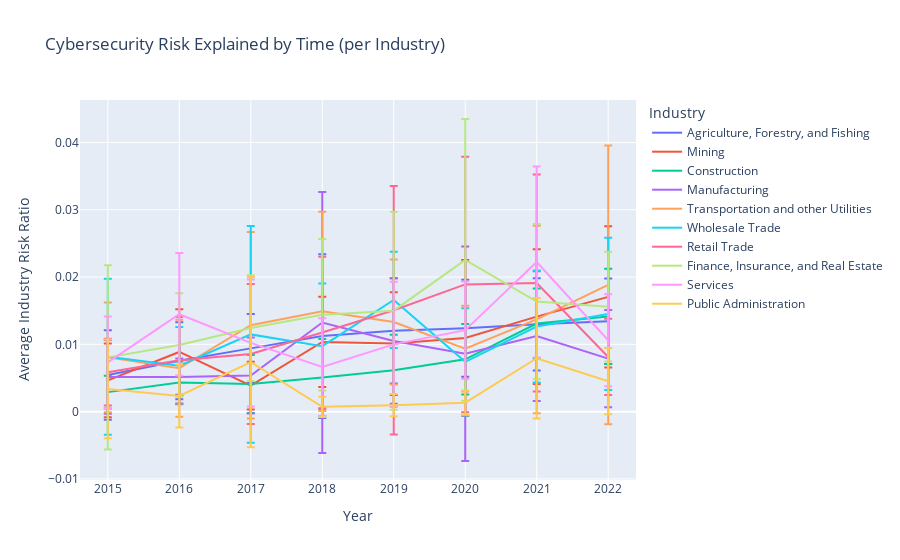

The notebook cell saved with this chart:
### Code cell
fig = px.line(
    combined_company_df,
    x = "year",
    y = "company_risk_ratio_average",
    error_y = "company_risk_ratio_std",
    color = "industry",
    title = "Cybersecurity Risk Explained by Time (per Industry)"
)

fig.update_layout(
    xaxis_title = "Year",
    yaxis_title = "Average Industry Risk Ratio",
    legend_title = "Industry",
    height = 575,
    width = 1400
)

fig.show()

### Figure 1 — Plotly figure (JSON) as saved in the notebook; plotly's stock layout.template omitted (floating-point values rounded to 4 significant figures)
{"data": [{"error_y": {"array": [0.006662, 0.005733, 0.005097, 0.01216, 0.007817, 0.007212, 0.006861, 0.006356]}, "hovertemplate": "industry=Agriculture, Forestry, and Fishing<br>year=%{x}<br>company_risk_ratio_average=%{y}<extra></extra>", "legendgroup": "Agriculture, Forestry, and Fishing", "line": {"color": "#636efa", "dash": "solid"}, "marker": {"symbol": "circle"}, "mode": "lines", "name": "Agriculture, Forestry, and Fishing", "orientation": "v", "showlegend": true, "type": "scatter", "x": [2015, 2016, 2017, 2018, 2019, 2020, 2021, 2022], "xaxis": "x", "y": [0.005447, 0.007564, 0.0094, 0.01122, 0.01201, 0.0124, 0.01298, 0.01343], "yaxis": "y"}, {"error_y": {"array": [0.005495, 0.006354, 0.003534, 0.006702, 0.00763, 0.01158, 0.01001, 0.01049]}, "hovertemplate": "industry=Mining<br>year=%{x}<br>company_risk_ratio_average=%{y}<extra></extra>", "legendgroup": "Mining", "line": {"color": "#EF553B", "dash": "solid"}, "marker": {"symbol": "circle"}, "mode": "lines", "name": "Mining", "orientation": "v", "showlegend": true, "type": "scatter", "x": [2015, 2016, 2017, 2018, 2019, 2020, 2021, 2022], "xaxis": "x", "y": [0.004646, 0.008868, 0.003865, 0.01036, 0.01012, 0.01096, 0.01412, 0.01705], "yaxis": "y"}, {"error_y": {"array": [0.00242, 0.00315, 0.004297, 0.005743, 0.005262, 0.00524, 0.005186, 0.007081]}, "hovertemplate": "industry=Construction<br>year=%{x}<br>company_risk_ratio_average=%{y}<extra></extra>", "legendgroup": "Construction", "line": {"color": "#00cc96", "dash": "solid"}, "marker": {"symbol": "circle"}, "mode": "lines", "name": "Construction", "orientation": "v", "showlegend": true, "type": "scatter", "x": [2015, 2016, 2017, 2018, 2019, 2020, 2021, 2022], "xaxis": "x", "y": [0.002899, 0.004315, 0.004105, 0.005069, 0.006147, 0.00778, 0.0131, 0.01415], "yaxis": "y"}, {"error_y": {"array": [0.005483, 0.002744, 0.00565, 0.01939, 0.009319, 0.01593, 0.009646, 0.007217]}, "hovertemplate": "industry=Manufacturing<br>year=%{x}<br>company_risk_ratio_average=%{y}<extra></extra>", "legendgroup": "Manufacturing", "line": {"color": "#ab63fa", "dash": "solid"}, "marker": {"symbol": "circle"}, "mode": "lines", "name": "Manufacturing", "orientation": "v", "showlegend": true, "type": "scatter", "x": [2015, 2016, 2017, 2018, 2019, 2020, 2021, 2022], "xaxis": "x", "y": [0.005155, 0.005154, 0.005356, 0.01325, 0.01049, 0.008596, 0.01122, 0.007874], "yaxis": "y"}, {"error_y": {"array": [0.008139, 0.00721, 0.01385, 0.0148, 0.009299, 0.00639, 0.01392, 0.02071]}, "hovertemplate": "industry=Transportation and other Utilities<br>year=%{x}<br>company_risk_ratio_average=%{y}<extra></extra>", "legendgroup": "Transportation and other Utilities", "line": {"color": "#FFA15A", "dash": "solid"}, "marker": {"symbol": "circle"}, "mode": "lines", "name": "Transportation and other Utilities", "orientation": "v", "showlegend": true, "type": "scatter", "x": [2015, 2016, 2017, 2018, 2019, 2020, 2021, 2022], "xaxis": "x", "y": [0.008062, 0.006441, 0.01285, 0.01491, 0.01331, 0.009364, 0.0137, 0.01884], "yaxis": "y"}, {"error_y": {"array": [0.0116, 0.005738, 0.01611, 0.00932, 0.007164, 0.007965, 0.008316, 0.01131]}, "hovertemplate": "industry=Wholesale Trade<br>year=%{x}<br>company_risk_ratio_average=%{y}<extra></extra>", "legendgroup": "Wholesale Trade", "line": {"color": "#19d3f3", "dash": "solid"}, "marker": {"symbol": "circle"}, "mode": "lines", "name": "Wholesale Trade", "orientation": "v", "showlegend": true, "type": "scatter", "x": [2015, 2016, 2017, 2018, 2019, 2020, 2021, 2022], "xaxis": "x", "y": [0.00815, 0.006827, 0.01148, 0.009727, 0.0166, 0.007406, 0.01264, 0.01452], "yaxis": "y"}, {"error_y": {"array": [0.004972, 0.006433, 0.0104, 0.01125, 0.01846, 0.01899, 0.01613, 0.005666]}, "hovertemplate": "industry=Retail Trade<br>year=%{x}<br>company_risk_ratio_average=%{y}<extra></extra>", "legendgroup": "Retail Trade", "line": {"color": "#FF6692", "dash": "solid"}, "marker": {"symbol": "circle"}, "mode": "lines", "name": "Retail Trade", "orientation": "v", "showlegend": true, "type": "scatter", "x": [2015, 2016, 2017, 2018, 2019, 2020, 2021, 2022], "xaxis": "x", "y": [0.005869, 0.007623, 0.008563, 0.01175, 0.01506, 0.01891, 0.0191, 0.008121], "yaxis": "y"}, {"error_y": {"array": [0.01368, 0.007696, 0.007865, 0.01127, 0.01471, 0.02093, 0.01152, 0.008155]}, "hovertemplate": "industry=Finance, Insurance, and Real Estate<br>year=%{x}<br>company_risk_ratio_average=%{y}<extra></extra>", "legendgroup": "Finance, Insurance, and Real Estate", "line": {"color": "#B6E880", "dash": "solid"}, "marker": {"symbol": "circle"}, "mode": "lines", "name": "Finance, Insurance, and Real Estate", "orientation": "v", "showlegend": true, "type": "scatter", "x": [2015, 2016, 2017, 2018, 2019, 2020, 2021, 2022], "xaxis": "x", "y": [0.008062, 0.009905, 0.01242, 0.0144, 0.01501, 0.02256, 0.01636, 0.01559], "yaxis": "y"}, {"error_y": {"array": [0.00684, 0.009114, 0.00943, 0.007245, 0.009318, 0.007246, 0.01419, 0.006832]}, "hovertemplate": "industry=Services<br>year=%{x}<br>company_risk_ratio_average=%{y}<extra></extra>", "legendgroup": "Services", "line": {"color": "#FF97FF", "dash": "solid"}, "marker": {"symbol": "circle"}, "mode": "lines", "name": "Services", "orientation": "v", "showlegend": true, "type": "scatter", "x": [2015, 2016, 2017, 2018, 2019, 2020, 2021, 2022], "xaxis": "x", "y": [0.00731, 0.01448, 0.01021, 0.006629, 0.009995, 0.01211, 0.02224, 0.01061], "yaxis": "y"}, {"error_y": {"array": [0.007348, 0.004667, 0.01265, 0.00151, 0.001659, 0.001812, 0.008946, 0.004924]}, "hovertemplate": "industry=Public Administration<br>year=%{x}<br>company_risk_ratio_average=%{y}<extra></extra>", "legendgroup": "Public Administration", "line": {"color": "#FECB52", "dash": "solid"}, "marker": {"symbol": "circle"}, "mode": "lines", "name": "Public Administration", "orientation": "v", "showlegend": true, "type": "scatter", "x": [2015, 2016, 2017, 2018, 2019, 2020, 2021, 2022], "xaxis": "x", "y": [0.003378, 0.002325, 0.007345, 0.0007134, 0.0009592, 0.001333, 0.00793, 0.004524], "yaxis": "y"}], "layout": {"autosize": true, "legend": {"title": {"text": "Industry"}, "tracegroupgap": 0}, "title": {"text": "Cybersecurity Risk Explained by Time (per Industry)"}, "xaxis": {"anchor": "y", "autorange": true, "domain": [0, 1], "range": [2015.0, 2022.0], "title": {"text": "Year"}, "type": "linear"}, "yaxis": {"anchor": "x", "autorange": true, "domain": [0, 1], "range": [-0.01016, 0.04632], "title": {"text": "Average Industry Risk Ratio"}, "type": "linear"}}}
